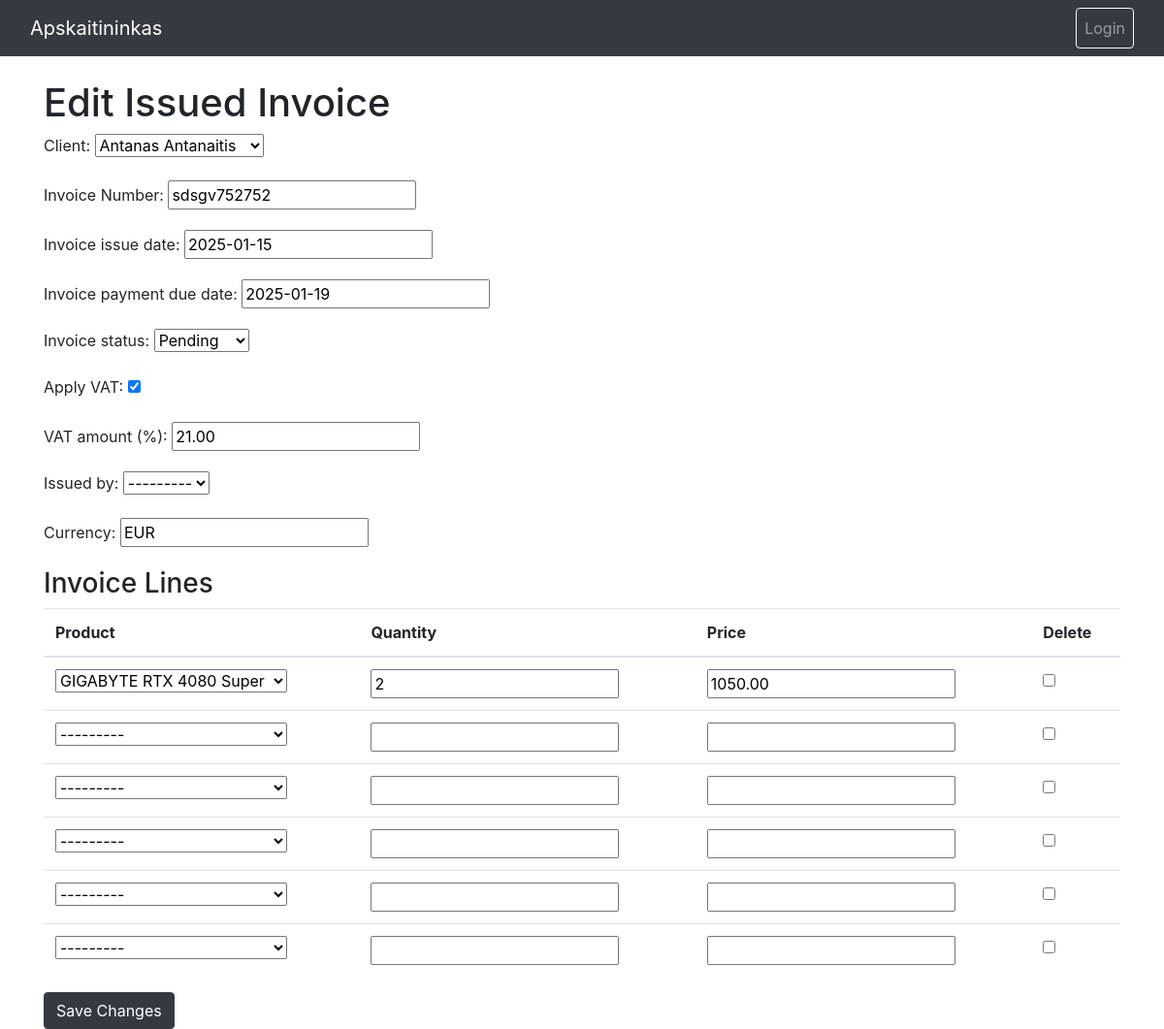
Before: /apskaitininkas/invoices/issued/edit/8/ with the older database file.
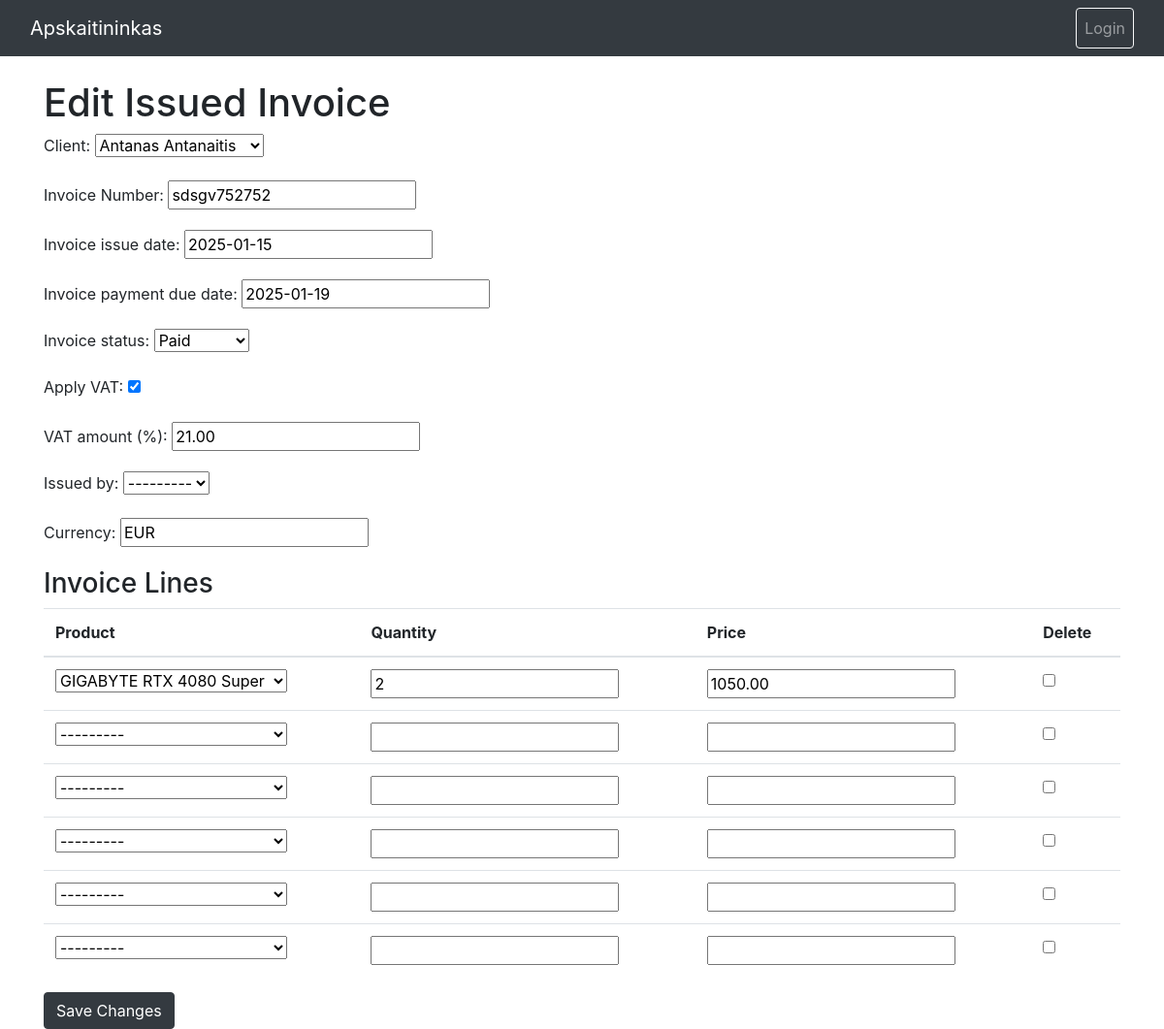
After: the same page with the newer database file.
### apskaitininkas/models.py (models this page shows, shortened)
class IssuedInvoice(models.Model):
    STATUS_CHOICES = [
        ('PA', 'Paid'),
        ('PE', 'Pending'),
        ('OV', 'Overdue'),
        ('CA', 'Cancelled')
    ]
    client = models.ForeignKey(Client, on_delete=models.SET_NULL, null=True)
    invoice_number = models.CharField('Invoice Number', max_length=100, unique=True)
    date = models.DateField(verbose_name='Invoice issue date')
    due_date = models.DateField(verbose_name='Invoice payment due date')
    status = models.CharField('Invoice status', max_length=20, choices=STATUS_CHOICES, default='PE')
    apply_vat = models.BooleanField('Apply VAT', default=False)
    vat_rate = models.DecimalField('VAT amount (%)', max_digits=5, decimal_places=2, default=21.00)
    issued_by = models.ForeignKey(User, on_delete=models.SET_NULL, null=True, blank=True)
    created_at = models.DateTimeField(auto_now_add=True)
    updated_at = models.DateTimeField(auto_now=True)
    currency = models.CharField('Currency', max_length=3, default='EUR')

### apskaitininkas/views.py (the view)
# urls.py: path("invoices/issued/edit/<int:pk>/", views.edit_issued_invoice, name="edit_issued_invoice"),
def edit_issued_invoice(request, pk):
    invoice = get_object_or_404(IssuedInvoice, pk=pk)
    if request.method == "POST":
        form = IssuedInvoiceForm(request.POST, instance=invoice)
        formset = IssuedInvoiceLineFormSet(request.POST, instance=invoice)
        if form.is_valid() and formset.is_valid():
            invoice = form.save()
            invoice_lines = formset.save(commit=False)
            for line in invoice_lines:
                line.invoice = invoice
                line.save()
            formset.save()
            return redirect("issued_invoices")
    else:
        form = IssuedInvoiceForm(instance=invoice)
        formset = IssuedInvoiceLineFormSet(instance=invoice)
    return render(request, "edit_issued_invoice.html", {"form": form, "formset": formset, "invoice": invoice})

### apskaitininkas/forms.py
class IssuedInvoiceForm(forms.ModelForm):
    class Meta:
        model = IssuedInvoice
        fields = '__all__'

### apskaitininkas/models.py (called while the page is built)
    def __str__(self):
        return self.name

    def __str__(self):
        return self.name

### apskaitininkas/templates/edit_issued_invoice.html (shortened to what this page needs)
{% extends 'base.html' %}
{% block content %}
<h1>Edit Issued Invoice</h1>
<form method="post">
    {{ form.as_p }}
    <h3>Invoice Lines</h3>
    <table class="table">
        <thead>
            <tr>
                <th>Product</th>
                <th>Quantity</th>
                <th>Price</th>
                <th>Delete</th>
            </tr>
        </thead>
        <tbody>
            {% for form in formset %}
            <tr>
                <td>{{ form.product }}</td>
                <td>{{ form.quantity }}</td>
                <td>{{ form.price }}</td>
                <td>{{ form.DELETE }}</td>
            </tr>
            {% endfor %}
        </tbody>
    </table>
    <button type="submit" class="btn btn-dark">Save Changes</button>
</form>
{% endblock %}

Changed rows visible on the page:
changed IssuedInvoice "Antanas Antanaitis": status "Pending" → "Paid"
